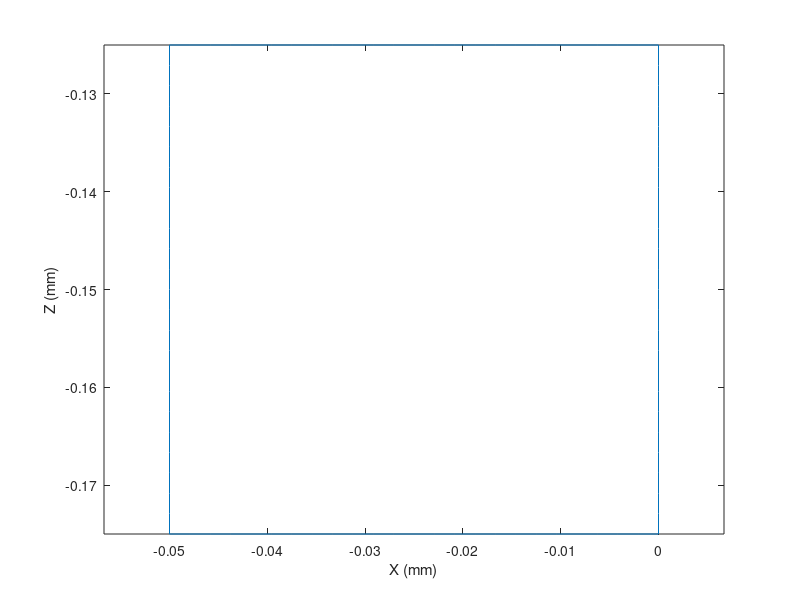
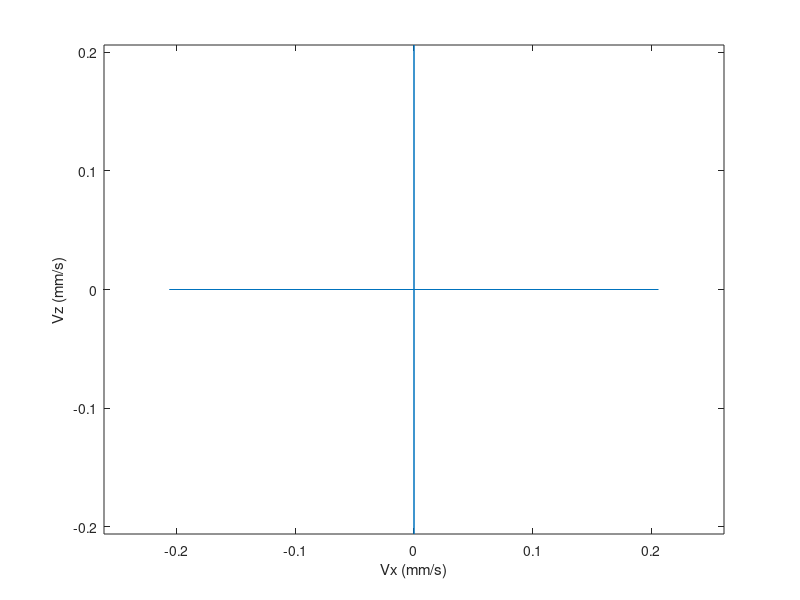

These charts were generated, in order, by the following MATLAB code: (Note: this script raises an error after producing the figures.)
clc
clear
close all
%%

% Params
stride_frequency = 1; % Hz
stride_length = 0.050; % mm
publish_frequency = 100; % Hz

N = publish_frequency / stride_frequency;
t = linspace(0, 1/stride_frequency, N);

top_left = [-0.05; 0; -0.125];
top_right = top_left + [stride_length; 0; 0];
bottom_left = top_left - [0; 0; stride_length];
bottom_right = bottom_left + [stride_length; 0; 0];

Nps = N / 4;
top_traj = [linspace(top_left(1), top_right(1), Nps);
            linspace(top_left(2), top_right(2), Nps);
            linspace(top_left(3), top_right(3), Nps)];
right_traj = [linspace(top_right(1), bottom_right(1), Nps);
              linspace(top_right(2), bottom_right(2), Nps);
              linspace(top_right(3), bottom_right(3), Nps)];
bottom_traj = [linspace(bottom_right(1), bottom_left(1), Nps);
               linspace(bottom_right(2), bottom_left(2), Nps);
               linspace(bottom_right(3), bottom_left(3), Nps)];
left_traj = [linspace(bottom_left(1), top_left(1), Nps);
             linspace(bottom_left(2), top_left(2), Nps);
             linspace(bottom_left(3), top_left(3), Nps)];
pos_traj = [top_traj, right_traj, bottom_traj, left_traj];

figure
title("Position Trajectory")
plot(pos_traj(1,:), pos_traj(3,:))
xlabel("X (mm)")
ylabel("Z (mm)")
axis equal

vel_traj = [diff(pos_traj(1,:))./diff(t), 0;
            diff(pos_traj(2,:))./diff(t), 0;
            diff(pos_traj(3,:))./diff(t), 0];

figure
title("Velocity Trajectory")
plot(vel_traj(1,:), vel_traj(3,:))
xlabel("Vx (mm/s)")
ylabel("Vz (mm/s)")
axis equal

force_traj = zeros(size(pos_traj));

sz = size(t);
leg_id = zeros(sz);
control_mode = 3*ones(sz);
input_mode = 1*ones(sz);

t = floor(t * 1E3);

output = [t', leg_id', control_mode', input_mode', ...
          pos_traj', vel_traj', force_traj']

writematrix(output, '../starq/trajectories/square.txt', 'Delimiter', ' ');


